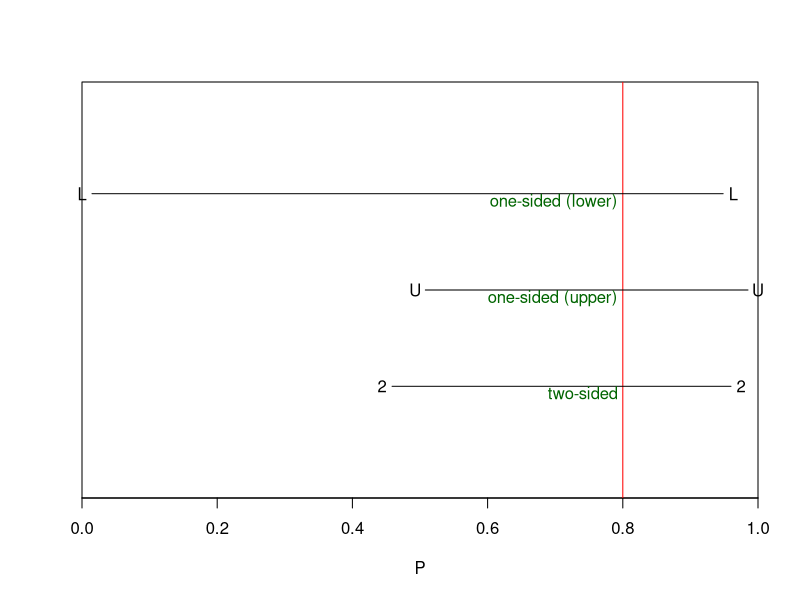
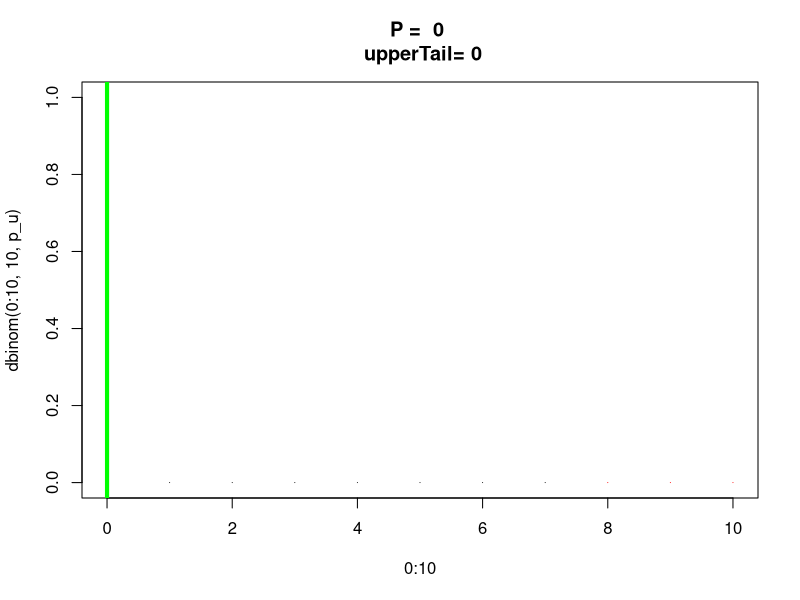
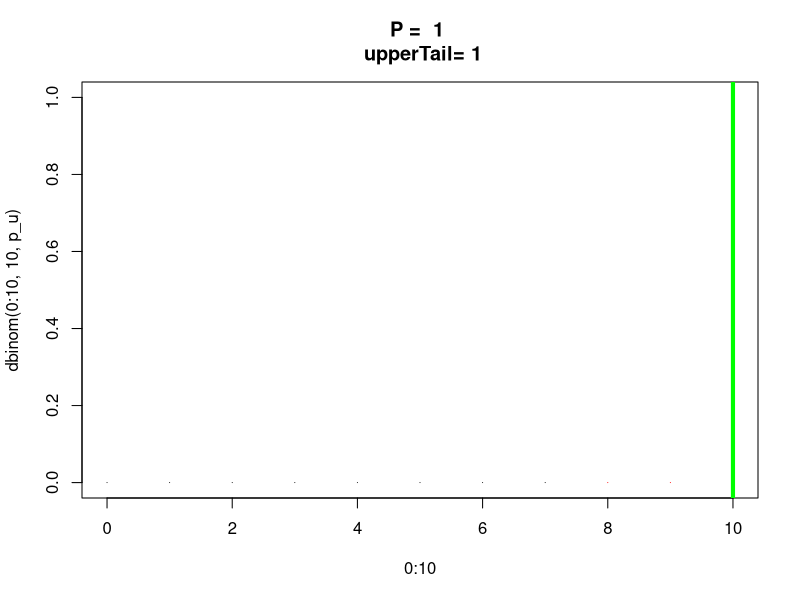
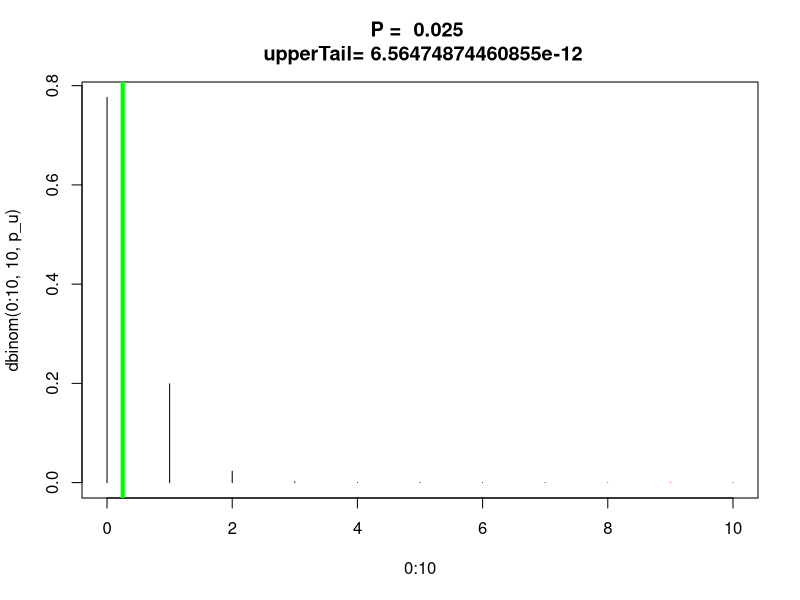
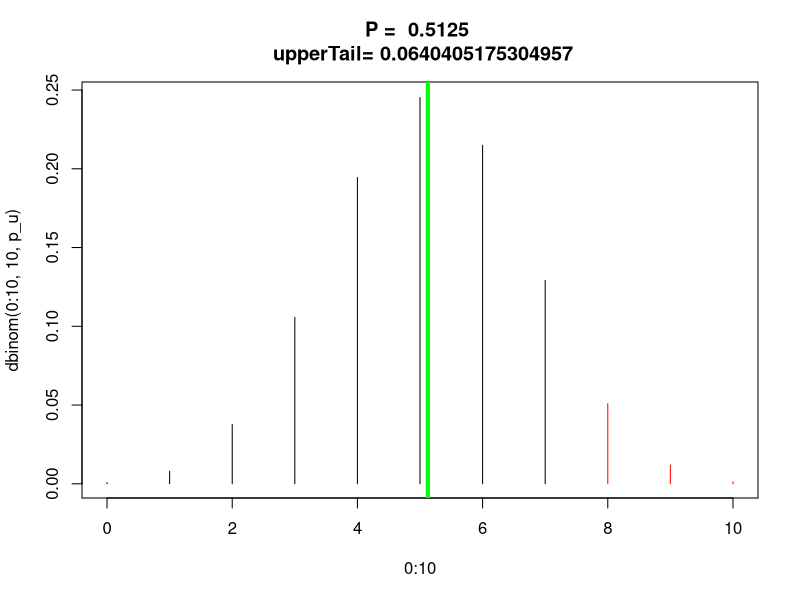
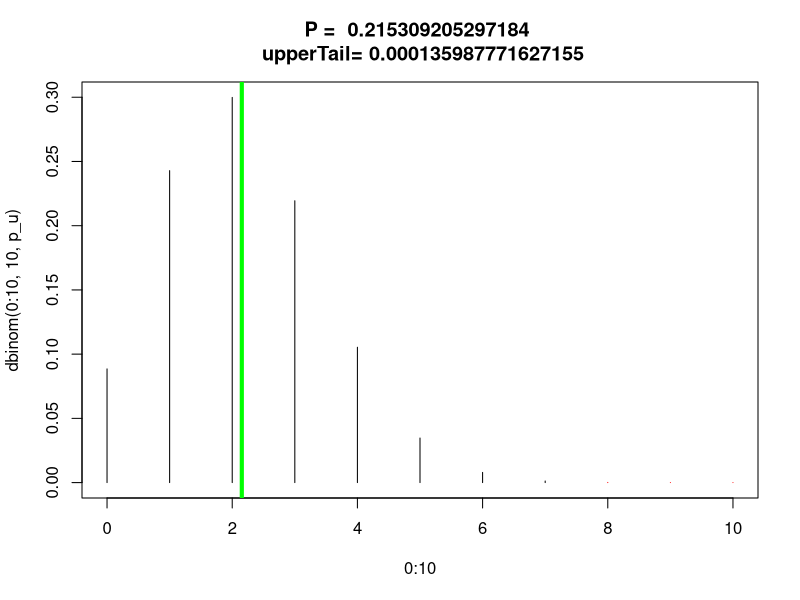
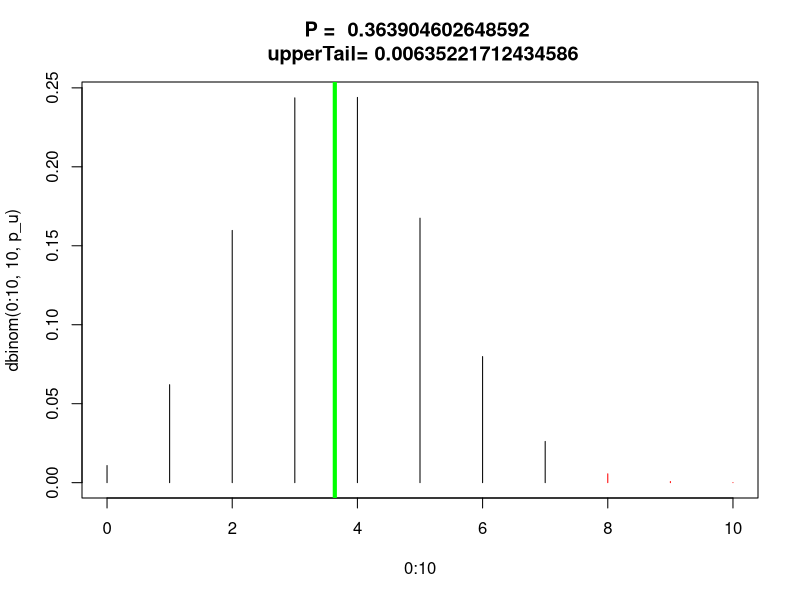
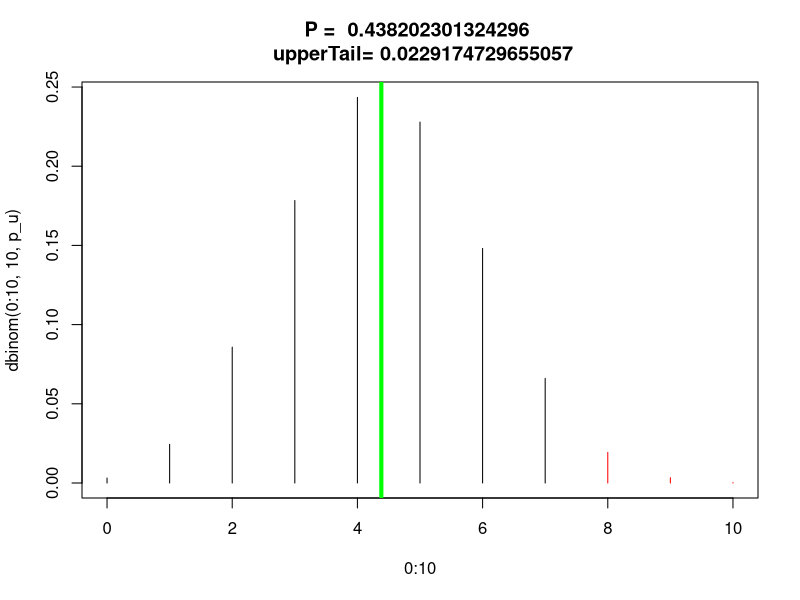

The R script that drew these images, in order:
## ---- chunk 1
0.8+c(-1,1)*sqrt(.8*.2/9)*qnorm(0.975)
## ---- chunk 2
binom.confint.new = 
function(k, n, alpha=0.05, range=0:1, 
		side=c("two", "upper", "lower"), traces=TRUE) {
	sideLetter = toupper(substring(side[1], 1, 1))
	if(sideLetter=="T") {
	  alphaUpper = alphaLower = alpha/2
	} else if(sideLetter=="U") {
	  alphaUpper = alpha; alphaLower = 0
	} else if(sideLetter=="L") {
	  alphaLower = alpha; alphaUpper = 0
	}
	else stop("bad value for \"side\" ")  	
	saved_p_u <<- numeric(0)
	huntForBoundaryUpper = function(p) {
	  saved_p_u <<- c(saved_p_u, p)
	  alphaUpper - (1 - pbinom((k-1),n, p))
	}
	lb  = try({
	  rootHuntUpper <<- uniroot(huntForBoundaryUpper, range);
	  rootHuntUpper$root
	})
	
	if(class(lb) == "try-error") lb = 0
	saved_p_l <<- numeric(0)
	
	huntForBoundaryLower = function(p) {
	  saved_p_l <<- c(saved_p_l, p)
	  alphaLower - pbinom(k,n,p)
	}
	ub = try({
	  rootHuntLower <<- uniroot(huntForBoundaryLower, range);
	  rootHuntLower$root
	})
	if(class(ub) == "try-error") ub = 1
	assign('saved_p_u', saved_p_u)
	return(c(lb=lb, ub=ub))
}
## ---- chunk 3
plot(c(0, 1), 0:1, pch="", xlab="P", ylab="", 
     xaxs="i", yaxt="n")
abline(v=8/10, col="red")
lines(binom.confint.new (k=8, n=10, side="u"), c(2/4,2/4),
      pch="U", type="b", xpd=NA)
text(0.8, 2/4, adj=c(1,1), col="darkgreen", "one-sided (upper) ")
lines(binom.confint.new (k=8, n=10, side="l"), c(3/4,3/4),
      pch="L", type="b", xpd=NA)
text(0.8, 3/4, adj=c(1,1), col="darkgreen", "one-sided (lower) ")
lines(binom.confint.new (k=8, n=10), c(1/4,1/4),
      pch="2", type="b")
text(0.8, 1/4, adj=c(1,1), col="darkgreen", "two-sided ")

## ---- chunk 4
for(p_u in saved_p_u) {
    plot(0:10, dbinom(0:10, 10, p_u)
        ,type='h' 
       , col=c('black','red')[1 + (0:10 >= 8)]
       )
  abline(v=p_u*10, col='green', lwd=4)
  title(paste('P = ', p_u, '\n',
              'upperTail=', 1-pbinom(8-1,10,p_u)))
}

## ---- chunk 5
for(p_l in saved_p_l) {
    plot(0:10, dbinom(0:10, 10, p_l)
        ,type='h' 
       , col=c('black','red')[1 + (0:10 <= 8)]
       )
  abline(v=p_l*10, col='green', lwd=4)
  title(paste('P = ', p_l, '\n',
              'lowerTail=', pbinom(8,10,p_l)))
}

## ---- chunk 6
binom.confint.new (k=8, n=10)
